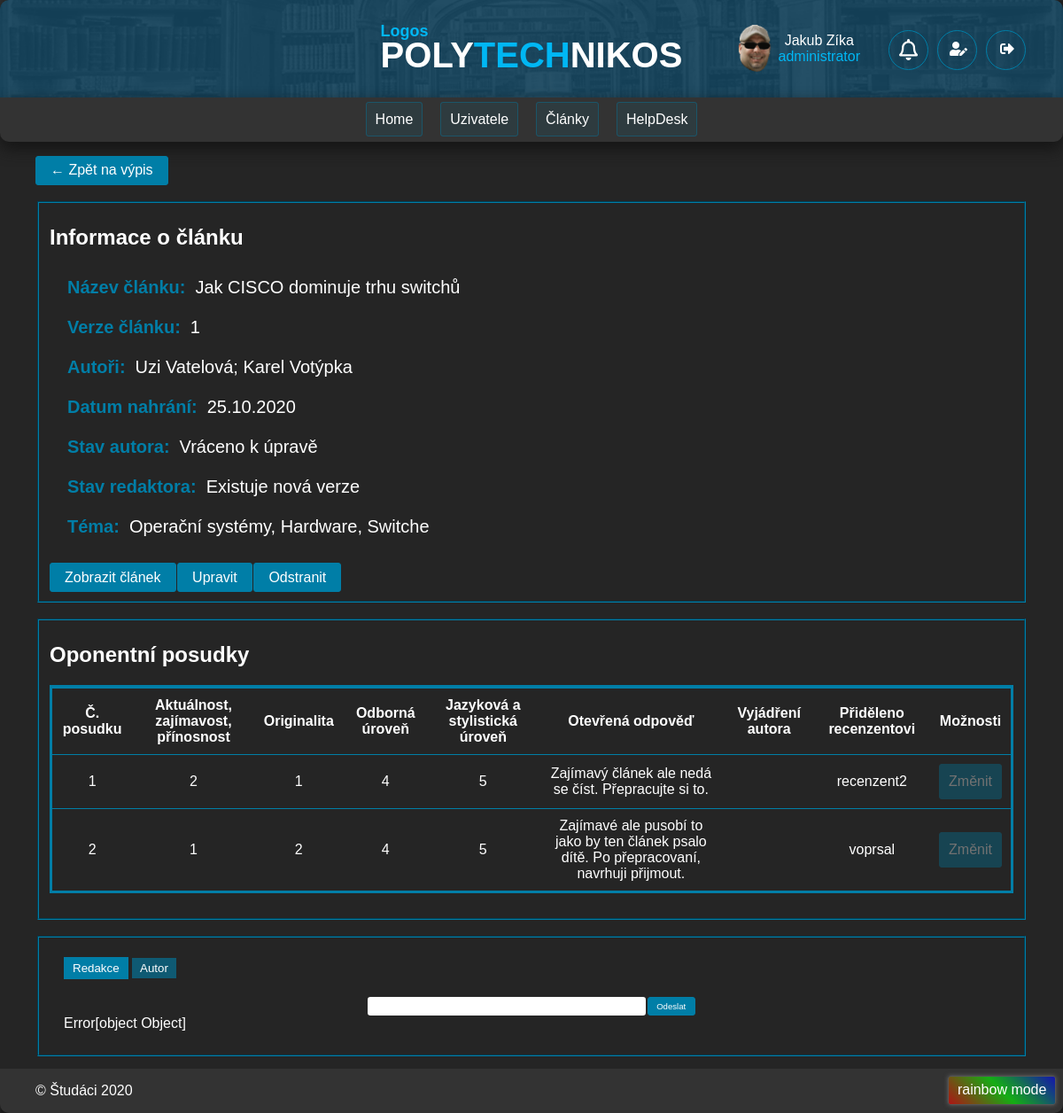
The page /Produkt/administrator/zobrazitClanek.php?id=1&verze=1 (signed in) on the database its author committed.
### tables this page shows
CREATE TABLE `uzivatel` (
  `login` varchar(50) NOT NULL,
  `heslo` varchar(64) NOT NULL,
  `role` enum('administrator','sefredaktor','redaktor','recenzent','autor') DEFAULT NULL,
  `jmeno` varchar(255) NOT NULL,
  `prijmeni` varchar(255) NOT NULL,
  `email` varchar(100) NOT NULL,
  `telefon` varchar(20) DEFAULT NULL
);

CREATE TABLE `verze` (
  `id_clanku` int UNSIGNED NOT NULL,
  `verze` int UNSIGNED NOT NULL,
  `stav_autor` enum('Podáno','Přijato redakcí','Předáno recenzentům','Posudky doručeny','Vráceno k úpravě','Schváleno','Zamítnuto') NOT NULL,
  `stav_redaktor` enum('Nově podaný','Čeká na stanovení recenzentů','Probíhá recenzní řízení','1. posudek doručen redakci','2. posudek doručen redakci','Posudky odeslány autorovi','Probíhá úprava textu autorem','Příspěvek je přijat k vydání','Příspěvek zamítnut','Existuje nová verze') NOT NULL,
  `datum` date NOT NULL,
  `cesta` varchar(100) NOT NULL,
  `sefredaktor` tinyint(1) NOT NULL DEFAULT '0'
);

CREATE TABLE `clanek` (
  `id_clanku` int UNSIGNED NOT NULL,
  `nazev` varchar(100) NOT NULL,
  `id_casopisu` int UNSIGNED DEFAULT NULL
);

CREATE TABLE `casopis` (
  `id_casopisu` int UNSIGNED NOT NULL,
  `datum_uzaverky` date NOT NULL,
  `tema` varchar(512) NOT NULL,
  `kapacita` tinyint UNSIGNED NOT NULL,
  `zobrazit` tinyint(1) NOT NULL DEFAULT '0'
);

CREATE TABLE `posudek` (
  `id_clanku` int UNSIGNED NOT NULL,
  `verze` int UNSIGNED NOT NULL,
  `akt_zaj_prin` tinyint UNSIGNED DEFAULT NULL,
  `jazyk_styl_prinos` tinyint UNSIGNED DEFAULT NULL,
  `originalita` tinyint UNSIGNED DEFAULT NULL,
  `odbor_uroven` tinyint UNSIGNED DEFAULT NULL,
  `otevrena_odpoved` text,
  `datum_vytvoreni` datetime DEFAULT NULL,
  `datum_uzaverky` datetime NOT NULL,
  `osobni_revize` tinyint(1) NOT NULL DEFAULT '0',
  `vyjadreni_autora` text,
  `login_recenzenta` varchar(50) NOT NULL
);

### Produkt/scripty/jePrihlasen.php (called while the page is built)
<?php
if(isset($_SESSION[session_id()])){
    return true;
}else{
    return false;
}
?>

### Produkt/db.php (called while the page is built, shortened)
<?php
try {
    return true;
} catch (PDOException $e) {
    return false;
}

### Produkt/administrator/zobrazitClanek.php (the view, shortened to what this page needs)
<?php
$base_path = "../";
$head_str .= "<script src='" . $base_path . "ui/jquery-ui.js'></script>";
$head_str .= "<link rel='stylesheet' href='" . $base_path . "ui/jquery-ui.css'>";
$head_str .= "<link rel='stylesheet' href='admin-style.css'>";
require($base_path."head.php");
$id = $_GET["id"];
$verze = $_GET["verze"];
$query = $pdo->prepare("SELECT stav_autor, stav_redaktor, datum, cesta, nazev, tema FROM verze NATURAL JOIN clanek NATURAL JOIN casopis WHERE id_clanku = ? AND verze = ?");
$params = array($id, $verze);
$query->execute($params);
$radek = $query->fetch(PDO::FETCH_ASSOC);
$stav_autor = $radek["stav_autor"];
$stav_redaktor = $radek["stav_redaktor"];
$datum = date("j.m.yy", strtotime($radek["datum"]));
$cesta = $radek["cesta"];
$nazev = $radek["nazev"];
$tema = $radek["tema"];
?>
<div id="content">
    <a href="clanky.php"><button class="autor_button">&#8592; Zpět na výpis</button></a><br /><br />
    <?php
        if (!include($base_path."db.php")) echo "Nepodařilo se navázat spojení s databází.<br>Zkuste to prosím později.";
        else
        {
            ?>
            <fieldset>
                <h2>Informace o článku</h2>
            <?php
                try
                {
                    $query_autor = $pdo->prepare("SELECT jmeno, prijmeni FROM uzivatel NATURAL JOIN pise WHERE id_clanku = ?");
                    $params = array($id);
                    $query_autor->execute($params);
                }
                catch(PDOException $ex)
                {
                    die("Nastala chyba. Zkuste to prosím později.");
                }
                $autor = "";
                while(($radek2 = $query_autor->fetch(PDO::FETCH_ASSOC)) != FALSE)
                {
                    $autor .= $radek2["jmeno"] . " " . $radek2["prijmeni"] . "; ";
                }
                $autor = substr($autor, 0, -2);
                echo("<table class='detail_tabulka' cellspacing='0'><tr><th><span class=\"blue\">Název článku:</span></th><td>" . $nazev . "</td></tr></table>");
                echo("<table class='detail_tabulka' cellspacing='0'><tr><th><span class=\"blue\">Verze článku:</span></th><td>" . $verze . "</td></tr></table>");
                echo("<table class='detail_tabulka' cellspacing='0'><tr><th><span class='blue'>Autoři:</span></th><td>" . $autor . "</td></tr></table>");
                echo("<table class='detail_tabulka' cellspacing='0'><tr><th><span class=\"blue\">Datum nahrání:</span></th><td>" . $datum . "</td></tr></table>");
                echo("<table class='detail_tabulka' cellspacing='0'><tr><th><span class=\"blue\">Stav autora:</span></th><td>" . $stav_autor . "</td></tr></table>");
                echo("<table class='detail_tabulka' cellspacing='0'><tr><th><span class=\"blue\">Stav redaktora:</span></th><td>" . $stav_redaktor . "</td></tr></table>");
                echo("<table class='detail_tabulka' cellspacing='0'><tr><th><span class=\"blue\">Téma:</span></th><td>" . $tema . "</td></tr></table><br />");
                echo("<div class='info_tlacitka'><a href='" . $base_path . $cesta . "' target='_blank'><button class='autor_button'>Zobrazit článek</button></a><button id='upravitVerzi'>Upravit</button><button id='odstranitVerzi'>Odstranit</button></div>");
            ?>
            </fieldset><br />
            <?php
            $query = $pdo->prepare("SELECT * FROM posudek WHERE id_clanku = ? AND verze = ?");
            $params = array($id, $verze);
            $query->execute($params);
            if($query->rowCount() == 0 && $stav_autor == "Schváleno")
            {
                echo("<fieldset><h2>Verze byla schválena bez recenzního řízení.</h2></fieldset>");
            }
            else if($query->rowCount() > 0)
            {
                echo("<div id='fieldsetPosudek'><fieldset>");
                    echo("<h2>Oponentní posudky</h2>");
                    echo("<table class='autor_posudek' cellspacing='0'>");
                    echo("<tr><th>Č. posudku</th><th>Aktuálnost, zajímavost, přínosnost</th><th>Originalita</th><th>Odborná úroveň</th><th>Jazyková a stylistická úroveň</th><th>Otevřená odpověď</th><th>Vyjádření autora</th><th>Přiděleno recenzentovi</th><th>Možnosti</th></tr>");
                    $i = 1;
                    while(($radek = $query->fetch(PDO::FETCH_ASSOC)) != FALSE)
                    {
                        $akt_zaj_prin = $radek["akt_zaj_prin"];
                        $jazyk_styl_prinos = $radek["jazyk_styl_prinos"];
                        $orig = $radek["originalita"];
                        $odbor = $radek["odbor_uroven"];
                        $otevrena_odpoved = $radek["otevrena_odpoved"];
                        $vyjadreni_autora = $radek["vyjadreni_autora"];
                        $login = $radek["login_recenzenta"];
                        echo("<tr><td>" . $i . "</td><td>" . $akt_zaj_prin . "</td><td>" . $jazyk_styl_prinos . "</td><td>" . $orig . "</td><td>" . $odbor . "</td><td>" . $otevrena_odpoved . "</td>");
                        echo("<td>" . $vyjadreni_autora . "</td><td class='log'>" . $login . "</td><td><button class='posudekButton'");
                        if($radek["datum_vytvoreni"] != "")
                        {
                            echo("disabled>Změnit</button></td>");
                        }
                        else
                        {
                            echo(">Změnit</button></td>");
                        }
                        echo("</tr>");
                        $i++;
                    }
                    echo("</table><br />");
                    echo("</fieldset></div>");
            }
            else
            {
                echo("<fieldset><h2>K tomuto článku zatím nejsou dostupné posudky.</h2></fieldset>");
            }
            ?>
            <br />
            <fieldset>
                    <div id="messageWrap">
                        <div id="messagesMenu">
                            <button id="interni" class="button2">Redakce</button>
                            <button id="autorsky" class="button2">Autor</button>
                        </div>
                        <form id="messageSender" action="scripty/odeslatZpravu.php">
                                <input type="text" id="message" name="message" required>
                                <input id="odeslatZpravu" type="submit" name="odeslatZpravu" value="Odeslat" <?php if($article_verze !== $article["verze"])echo "disabled"; ?>>
                        </form>
                        <div id="errorMessage"><?php echo $_SESSION["errorMessage"]; unset($_SESSION["errorMessage"]); ?></div>
                    </div>
            </fieldset>
            <?php
        }
    ?>
</div>
<?php require($base_path."foot.php"); ?>

### Produkt/head.php (shortened to what this page needs)
<!DOCTYPE html>
<html>
<head>
    <link rel="stylesheet" href="<?php echo($base_path."style.css");?>">
    <link rel="stylesheet" href="https://cdnjs.cloudflare.com/ajax/libs/font-awesome/5.15.1/css/all.min.css ">
    <?php echo($head_str); ?>
</head>
<body>
    <div id="page">
        <header>
            <div class="logo_wrap"><h1 class="logo"><a href="<?php echo($base_path."index.php");?>"><span class="logos">Logos</span>POLY<span class="logospolytechnos2">TECH</span>NIKOS</a></h1></div>
            <?php
            if (!include("scripty/jePrihlasen.php")){
            ?>
            <div class="login override flex_horizontalne">
              <div class="flex_vodorovne">
                <form id="loginForm" action="scripty/prihlaseni.php" method="POST">
                    <input type="text" name="login" id="login" placeholder="Uživatelské jméno" required><br/>
                    <input type="password" name="password" id="password" placeholder="Heslo" required><br/>
                    <input class="button_login btn-three" type="submit" value="Přihlásit">
                    <input class="button_login btn-three" type="button" onclick="window.location.href='registr.php'" value="Registrace">
                </form>
                <p id="error">&nbsp;<?php echo $_SESSION["error"];unset($_SESSION["error"]) ?></p>
                </div>
            </div>
            <?php
            }
                else
            {
            ?>
            <div class="login override flex_horizontalne">
                <div class="flex_vodorovne">
                    <?php include($base_path . "scripty/view_profile_pic.php")?>
                    <div class="flex_horizontalne">
                        <?php
                            require("db.php");
                            $query = $pdo->prepare("select jmeno, prijmeni from uzivatel where login = ?");
                            $params = array($_SESSION[session_id()]);
                            $query->execute($params);
                            $fetchedUser = $query->fetch(PDO::FETCH_ASSOC); ?>
                        <div><?php echo $fetchedUser['jmeno'] . ' ' . $fetchedUser['prijmeni']; ?></div>
                        <div class="role"><?php echo $_SESSION['role'] ?></div>
                    </div>
                    <div class="flex_vodorovne buttons_wrap">
                        <?php include($base_path."scripty/notifikace.php");?>
                        <button class="buttonikOdhlasit btn-three" id="editProfile"><i class="fa fa-user-edit" aria-hidden="true"></i></button>
                        <button class="buttonikOdhlasit btn-three" id="logOut"><i class="fa fa-sign-out-alt" aria-hidden="true"></i></button>
                    </div>
                </div>
            </div>
            <?php
            }
            ?>
        </header>
        <?php
        include_once("menu.php");
        ?>

### Produkt/style.css (style rules this page uses)
* { box-sizing: border-box; }
html { overflow-y: overlay; }
:root { scrollbar-color: rgb(0, 139, 185) rgba(46,54,69,255) !important; scrollbar-width: thin !important; }
body { color: #fff; background-image: url(img/bcg.png); background-repeat: no-repeat; background-size: cover; background-attachment: fixed; font-family: sans-serif; margin: 0; }
fieldset { border-color: #007EA7; }
.blue { color:#007EA7; }
#page { position: relative; margin: 0 auto; max-width: 1300px; background-color: #252525; min-height: 100vh; border-radius: 10px; }
header { background-image: url("img/2.png"); background-position: center; background-repeat: no-repeat; background-size: cover; display: flex; justify-content: space-between; align-items: center; flex-wrap: wrap; border-top-left-radius: 10px; border-top-right-radius: 10px; padding: 1rem 2rem; min-height: 110px; }
header a { text-decoration: none; color: inherit; }
header .logo_wrap { display: flex; align-items: center; }
.logo { text-align: center; font-size: 40px; height: 50px; margin-top: 20px; }
header h1 { margin: 0; }
#content, footer { padding: 1rem 2.5rem; }
#content { padding-bottom: 4rem; }
a { color: #00b1ec; }
.login { width: 22rem; }
.login.override { flex-direction: row; justify-content: flex-end; }
.flex_vodorovne { display: flex; flex-direction: row; align-items: center; justify-content: center; }
.flex_horizontalne { display: flex; flex-direction: column; align-items: center; justify-content: center; text-align: center; }
header .buttons_wrap { padding-left: 2rem; }
.buttonikOdhlasit { border: 1px solid #007EA7; background: none; color: white; margin-right: 10px; font-size: 16px; margin-top: 3px; border-radius: 50%; height: 45px; width: 45px; cursor: pointer; }
.buttonikOdhlasit > i { margin-left: 3px; }
.role { color:#00b7f4; }
.logospolytechnos2 { color:#00b7f4; font-size: 40px; }
.logos { position: absolute; font-size: 18px; color:#00b7f4; margin-top:-15px; }
#messageWrap { padding: 1rem; width: 100%; display: flex; flex-direction: column; align-items: flex-start; }
#odeslatZpravu { font-size: 0.5em; margin: 0; margin-left: 0.1rem; }
#messageSender { align-self: center; margin-top: 10px; width: 35%; overflow: hidden; margin-top: 10px; display: flex; flex-direction: row; align-items: center; justify-content: center; flex-wrap: wrap; }
#messageSender #message[type="text"] { flex: 2 2 auto; height: 1.3rem; border-radius: 0.2rem; border: 0; font-size: 0.7rem; }
#messageWrap .button2 { display: inline-block; background-color: rgba(0,126,167,0.6); border: 0px solid #aaa; color: #FFF; padding: 4px 9px; }
#messageWrap .button2.active { display: inline-block; color: #FFF; padding: 5px 10px; text-decoration: none; background-color: #007EA7; border: 0px solid black; }

### Produkt/administrator/admin-style.css (style rules this page uses)
.ui-button { font-size: 1rem; vertical-align: baseline; }
.detail_tabulka { padding: 10px; }
.detail_tabulka th { padding-left: 10px; padding-right: 10px; font-size: 1.25rem; }
.detail_tabulka td { font-size: 1.25rem; }
.autor_posudek { overflow-x: scroll; margin: auto; border: 3px solid #007EA7; }
.autor_posudek td { border-top: 1px solid #007EA7; padding: 10px; text-align: center; }
.autor_posudek th { border-top: 1px solid #007EA7; padding: 10px; text-align: center; }
.autor_posudek button { padding: 10px; }
.info_tlacitka { display: flex; flex-direction: row; align-items: baseline; }
.posudekButton { margin: auto; }
#fieldsetPosudek { overflow-x: auto; }
#odeslatZpravu { font-size: 0.6rem; }

### rows shown on the page
uzivatel: jmeno "Jakub", prijmeni "Zíka"
verze: id_clanku.nazev "Jak CISCO dominuje trhu switchů", datum "25.10.2020", stav_autor "Vráceno k úpravě", stav_redaktor "Existuje nová verze", casopis.tema "Operační systémy, Hardware, Switche"
posudek: akt_zaj_prin "2", jazyk_styl_prinos "1", originalita "4", odbor_uroven "5", otevrena_odpoved "Zajímavý článek ale nedá se číst. Přepracujte si to.", login_recenzenta "recenzent2", shows "Změnit"
posudek: akt_zaj_prin "1", jazyk_styl_prinos "2", originalita "4", odbor_uroven "5", otevrena_odpoved "Zajímavé ale pusobí to jako by ten článek psalo dítě. Po přepracovaní, navrhuji přijmout.", login_recenzenta "voprsal", shows "Změnit"

### other values the page prints
$_SESSION['role'] "administrator"
$verze "1"
$autor "Uzi Vatelová; Karel Votýpka"
